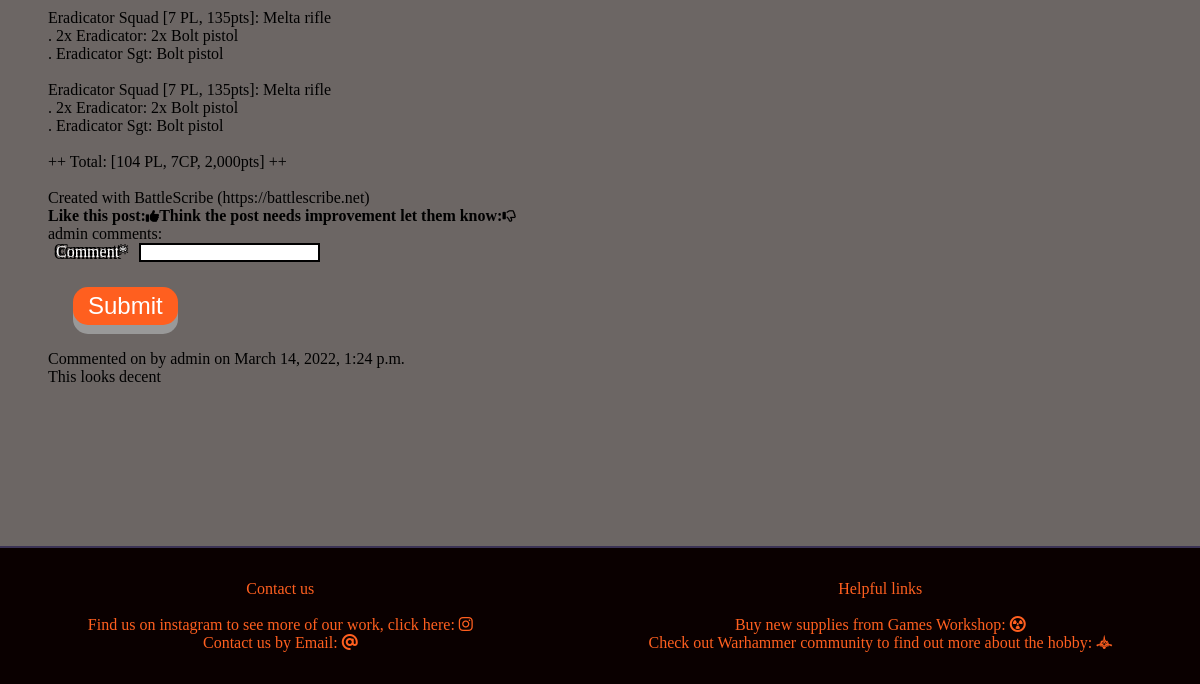
Page /roster/1/ (signed in, lower part) on the earlier database version.
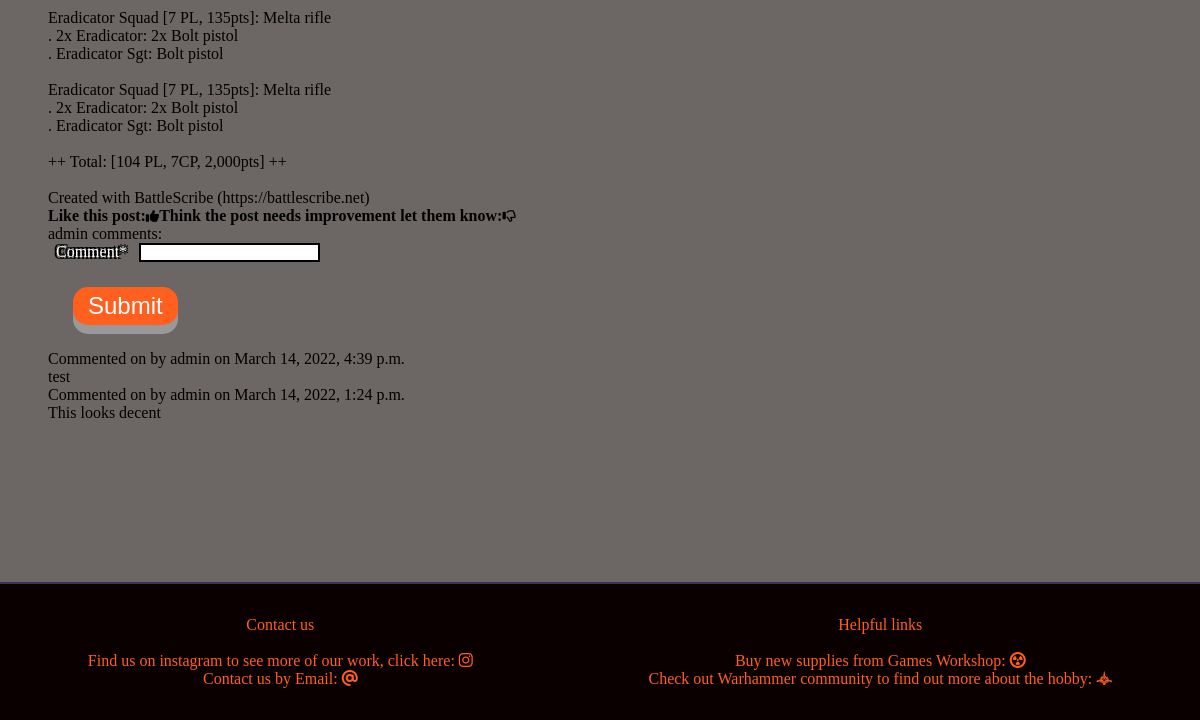
Same page on the later database version.
### roster/models.py (models this page shows)
class Comment(models.Model):
    post = models.ForeignKey(RosterList, on_delete=models.CASCADE,
                             related_name='comments')
    comment = models.TextField()
    commenter = models.ForeignKey(User, on_delete=models.CASCADE,
                                  related_name='comment_author', null=True,
                                  blank=True)
    created_on = models.DateTimeField(auto_now_add=True)
    number_of_likes = models.ManyToManyField(User,
                                             related_name='comment_likes',
                                             blank=True)
    number_of_dislikes = models.ManyToManyField(
                                            User,
                                            related_name='comment_dislikes',
                                            blank=True)
    class Meta:
        ordering = ['-created_on']

### roster/views.py (the view, shortened to what this page needs)
# urls.py: path('roster/<int:id>/', views.RosterDetail.as_view(),
class RosterDetail(View):
    def get(self, request, id, *args, **kwargs):
        queryset = RosterList.objects.filter(status=1)
        post = get_object_or_404(queryset, pk=id)
        comments = Comment.objects.filter(post=post)
        liked = False
        disliked = False
        if post.likes.filter(id=self.request.user.id).exists():
            liked = True
            disliked = False
        elif post.dislikes.filter(id=self.request.user.id).exists():
            liked = False
            disliked = True
        return render(
            request,
            "RosterDetail.html",
            {
                "post": post,
                "comments": comments,
                "commented": False,
                'factions': FACTIONS,
                "liked": liked,
                "disliked": disliked,
                "comment_form": CommentForm(),
            },
        )

### roster/forms.py
class CommentForm(ModelForm):
    class Meta:
        model = Comment
        fields = ('comment',)
        widgets = {
            'comment': SummernoteWidget(),
        }

### templates/RosterDetail.html (shortened to what this page needs)
{% extends 'base.html' %} {% block content %}
{% load crispy_forms_tags %}
<section class="roster-detail">
    <div>
    <br>
    <p><strong> Roster: </strong> {{ post.roster | safe }}</p>
</div>
<div class="like-dislike-flex">
    <p><strong>Like this post:  </strong></p>
    <strong>
        {% if user.is_authenticated %}
        <form action="{% url 'like_post' post.id %}" method='POST'>
            {% if liked %}
            <button type='submit' class="transparent-button" name='opinion'><i class="fa-solid fa-thumbs-up transparent-button"></i></button>
            {% else %}
            <button type='submit' class="transparent-button" name='opinion'><i class="fa-regular fa-thumbs-up transparent-button"></i></button>
            {% endif %}
        {% else %}
        <span><i class="far fa-thumbs-up f-a-size"></i></span>
        {%endif %}
        </form>
    </strong>
    <p><strong>Think the post needs improvement let them know:  </strong></p>
    <strong>
        {% if user.is_authenticated %}
        <form action="{% url 'dislike_post' post.id %} " method='POST'>
            {% if disliked %}
            <button type='submit' class="transparent-button" name='opinion'><i class="fa-solid fa-thumbs-down transparent-button"></i></i></i></button>
            {% else %}
            <button type='submit' class="transparent-button" name='opinion'><i class="fa-regular fa-thumbs-down transparent-button"></i></button>
            {% endif %}
        {% else %}
            <span><i class="far fa-thumbs-up f-a-size"></i></span>
        {%endif %}
        </form>
    </strong>
</div>
{% if user.is_authenticated %}
 <form action="{% url 'roster-detail' id=post.id %}" method='post'>
    <p>{{user.username}} comments:</p>
     {{comment_form | crispy}}
     <a
     href="{% url 'home' %} "
     class="font-color-black text-upper-case no-text-decoration active"
     aria-label="Home page nav link">
     <input class="button" type="submit" value="Submit">
    </a>
    </form>
{% endif %}
{% for comment in comments %}
<p> Commented on by {{ comment.commenter }} on {{ comment.created_on}}</p>
    <tr>
        <td>{{comment.comment|safe }}</td>
    </tr>
{% endfor %}
</section>
{% endblock content %}

Differences in the rows shown:
added Comment: commenter "admin", created_on "March 14, 2022, 4:39 p.m.", comment "test"
